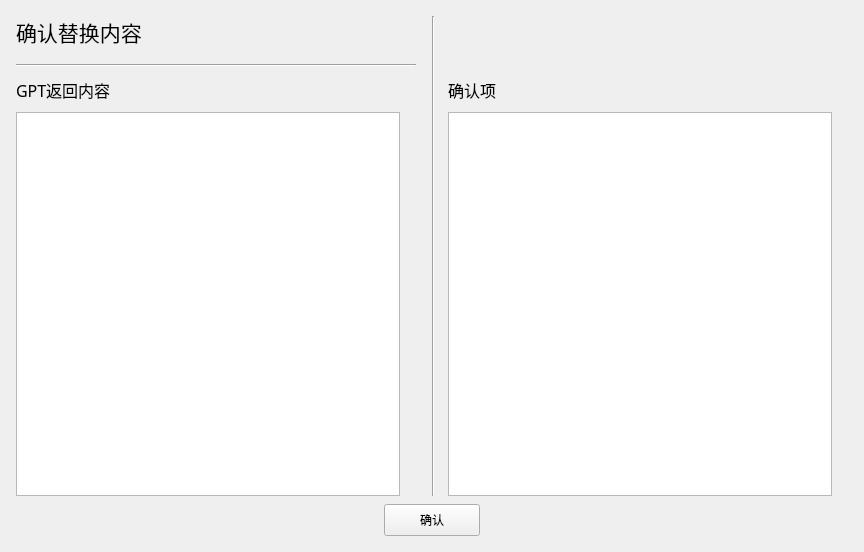
<?xml version="1.0" encoding="UTF-8"?>
<ui version="4.0">
 <class>CReplaceWindow</class>
 <widget class="QWidget" name="CReplaceWindow">
  <property name="geometry">
   <rect>
    <x>0</x>
    <y>0</y>
    <width>864</width>
    <height>552</height>
   </rect>
  </property>
  <property name="windowTitle">
   <string>Form</string>
  </property>
  <widget class="QLabel" name="label">
   <property name="geometry">
    <rect>
     <x>16</x>
     <y>16</y>
     <width>200</width>
     <height>32</height>
    </rect>
   </property>
   <property name="font">
    <font>
     <family>楷体</family>
     <pointsize>16</pointsize>
    </font>
   </property>
   <property name="text">
    <string>确认替换内容</string>
   </property>
  </widget>
  <widget class="QLabel" name="label_2">
   <property name="geometry">
    <rect>
     <x>16</x>
     <y>80</y>
     <width>144</width>
     <height>20</height>
    </rect>
   </property>
   <property name="font">
    <font>
     <family>楷体</family>
     <pointsize>12</pointsize>
    </font>
   </property>
   <property name="text">
    <string>GPT返回内容</string>
   </property>
  </widget>
  <widget class="Line" name="line">
   <property name="geometry">
    <rect>
     <x>16</x>
     <y>64</y>
     <width>400</width>
     <height>3</height>
    </rect>
   </property>
   <property name="orientation">
    <enum>Qt::Horizontal</enum>
   </property>
  </widget>
  <widget class="QTextEdit" name="RawGPTContent">
   <property name="geometry">
    <rect>
     <x>16</x>
     <y>112</y>
     <width>384</width>
     <height>384</height>
    </rect>
   </property>
   <property name="font">
    <font>
     <family>楷体</family>
     <pointsize>10</pointsize>
    </font>
   </property>
  </widget>
  <widget class="QLabel" name="label_3">
   <property name="geometry">
    <rect>
     <x>448</x>
     <y>80</y>
     <width>96</width>
     <height>20</height>
    </rect>
   </property>
   <property name="font">
    <font>
     <family>楷体</family>
     <pointsize>12</pointsize>
    </font>
   </property>
   <property name="text">
    <string>确认项</string>
   </property>
  </widget>
  <widget class="QPushButton" name="ConfirmButton">
   <property name="geometry">
    <rect>
     <x>384</x>
     <y>504</y>
     <width>96</width>
     <height>32</height>
    </rect>
   </property>
   <property name="text">
    <string>确认</string>
   </property>
  </widget>
  <widget class="QListWidget" name="creplace_list">
   <property name="geometry">
    <rect>
     <x>448</x>
     <y>112</y>
     <width>384</width>
     <height>384</height>
    </rect>
   </property>
  </widget>
  <widget class="Line" name="line_2">
   <property name="geometry">
    <rect>
     <x>432</x>
     <y>16</y>
     <width>3</width>
     <height>480</height>
    </rect>
   </property>
   <property name="orientation">
    <enum>Qt::Vertical</enum>
   </property>
  </widget>
 </widget>
 <resources/>
 <connections/>
</ui>
